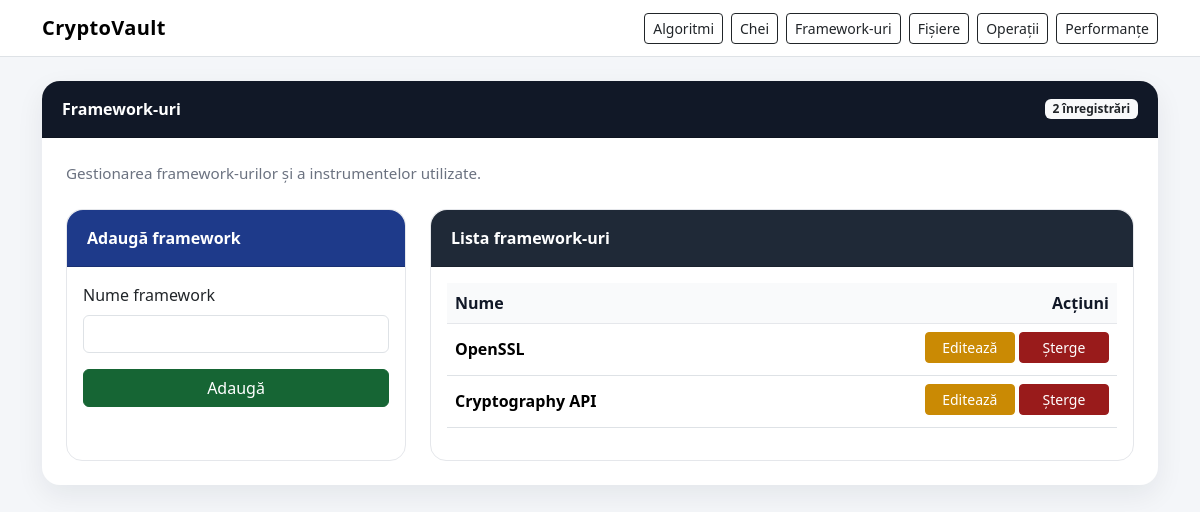
The page /frameworks on the database as committed earlier.
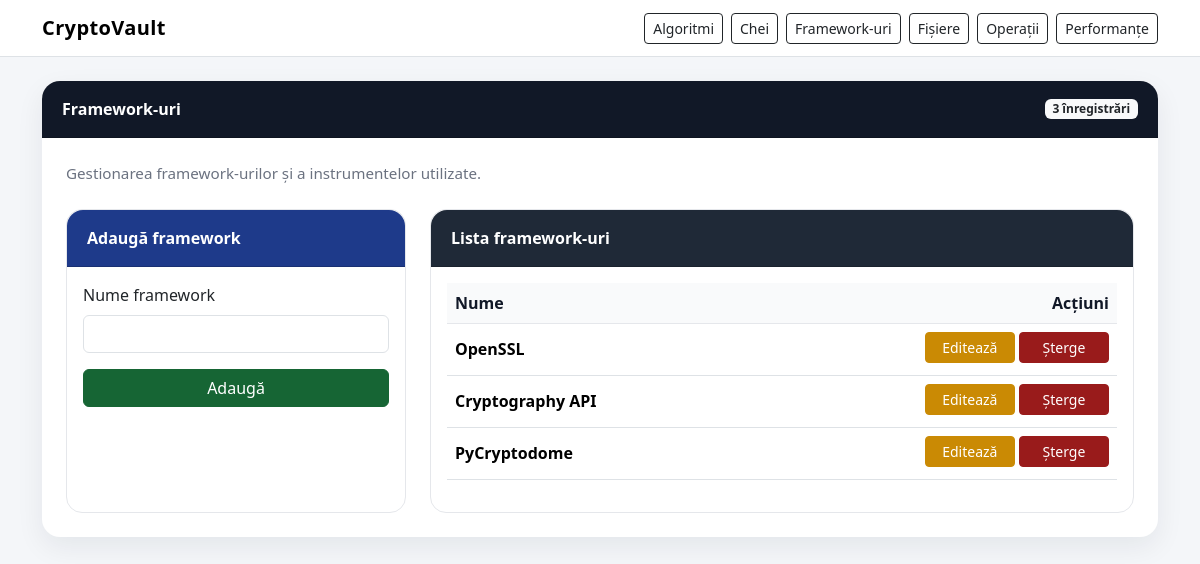
The same page on the database as committed later.
### models.py (models this page shows)
class Framework(Base):
    __tablename__ = "frameworks"
    id = Column(Integer, primary_key=True, index=True)
    name = Column(String(100), nullable=False, unique=True)
    performances = relationship("Performance", back_populates="framework", cascade="all, delete-orphan")

### app_web.py (the view)
@app.route("/frameworks")
def show_frameworks():
    db = database.get_session()
    try:
        edit_framework_id = request.args.get("edit_framework", type=int)
        pagination = crud.get_frameworks_paginated(db, get_page(), get_per_page())
        edit_framework = crud.get_framework_by_id(db, edit_framework_id) if edit_framework_id else None
        return render_template(
            "frameworks.html",
            frameworks=pagination["items"],
            pagination=pagination,
            edit_framework=edit_framework
        )
    finally:
        db.close()

### app_web.py (called while the page is built)
def get_page():
    return crud.normalize_page(request.args.get("page", 1))

def get_per_page():
    return crud.normalize_per_page(request.args.get("per_page"))

### crud.py (called while the page is built)
def normalize_page(value):
    try:
        value = int(value)
    except (TypeError, ValueError):
        value = DEFAULT_PAGE
    if value < 1:
        value = DEFAULT_PAGE
    return value

def normalize_per_page(value):
    try:
        value = int(value)
    except (TypeError, ValueError):
        value = DEFAULT_PER_PAGE
    if value < 1:
        value = DEFAULT_PER_PAGE
    if value > MAX_PER_PAGE:
        value = MAX_PER_PAGE
    return value

def paginate_query(query, page=1, per_page=5):
    page = normalize_page(page)
    per_page = normalize_per_page(per_page)
    total = query.count()
    pages = math.ceil(total / per_page) if total > 0 else 1
    if page > pages:
        page = pages
    items = query.offset((page - 1) * per_page).limit(per_page).all()
    return {
        "items": items,
        "page": page,
        "per_page": per_page,
        "total": total,
        "pages": pages,
        "has_prev": page > 1,
        "has_next": page < pages,
        "prev_page": page - 1 if page > 1 else 1,
        "next_page": page + 1 if page < pages else pages,
    }

def get_frameworks_paginated(db: Session, page=1, per_page=5):
    query = db.query(models.Framework).order_by(models.Framework.id)
    return paginate_query(query, page, per_page)

### database.py (called while the page is built)
@event.listens_for(engine, "connect")
def enable_sqlite_foreign_keys(dbapi_connection, connection_record):
    cursor = dbapi_connection.cursor()
    cursor.execute("PRAGMA foreign_keys=ON")
    cursor.close()

def get_session():
    return SessionLocal()

### templates/frameworks.html (shortened to what this page needs)
{% extends "base.html" %}
{% block content %}
<div class="card section-card">
    <div class="card-header">
        <div class="d-flex justify-content-between align-items-center flex-wrap gap-2">
            <span>Framework-uri</span>
            <span class="badge bg-light text-dark">{{ pagination.total }} înregistrări</span>
        </div>
    </div>
    <div class="card-body p-4">
        <p class="section-subtitle mb-4">
            Gestionarea framework-urilor și a instrumentelor utilizate.
        </p>
        <div class="row g-4">
            <div class="col-lg-4">
                <div class="card form-card h-100">
                    <div class="card-header">
                        {{ "Editează framework" if edit_framework else "Adaugă framework" }}
                    </div>
                    <div class="card-body">
                        <form action="{{ url_for('save_framework') }}" method="post">
                            <div class="mb-3">
                                <label class="form-label">Nume framework</label>
                                <input type="text" name="name" class="form-control"
                                       value="{{ edit_framework.name if edit_framework else '' }}" required>
                            </div>
                            <button type="submit" class="btn btn-success w-100">
                                {{ "Actualizează" if edit_framework else "Adaugă" }}
                            </button>
                        </form>
                    </div>
                </div>
            </div>
            <div class="col-lg-8">
                <div class="card table-card h-100">
                    <div class="card-header">Lista framework-uri</div>
                    <div class="card-body">
                        <div class="table-responsive">
                            <table class="table table-hover align-middle">
                                <thead>
                                    <tr>
                                        <th>Nume</th>
                                        <th class="text-end">Acțiuni</th>
                                    </tr>
                                </thead>
                                <tbody>
                                {% for framework in frameworks %}
                                    <tr>
                                        <td>
                                            <strong>{{ framework.name }}</strong>
                                        </td>
                                        <td class="text-end">
                                            <a href="{{ url_for('show_frameworks', edit_framework=framework.id) }}"
                                               class="btn btn-warning btn-sm btn-action">
                                                Editează
                                            </a>
                                            <a href="{{ url_for('delete_framework', framework_id=framework.id) }}"
                                               class="btn btn-danger btn-sm btn-action"
                                               onclick="return confirm('Sigur vrei să ștergi acest framework? Vor fi șterse și performanțele asociate.')">
                                                Șterge
                                            </a>
                                        </td>
                                    </tr>
                                {% else %}
                                    <tr>
                                        <td colspan="2" class="text-center text-muted py-4">
                                            Nu există framework-uri în baza de date.
                                        </td>
                                    </tr>
                                {% endfor %}
                                </tbody>
                            </table>
                        </div>
                    </div>
                </div>
            </div>
        </div>
    </div>
</div>
{% endblock %}

### templates/base.html (shortened to what this page needs)
<!DOCTYPE html>
<html lang="ro">
<head>
    <link href="https://cdn.jsdelivr.net/npm/bootstrap@5.3.3/dist/css/bootstrap.min.css" rel="stylesheet">
    <link rel="stylesheet" href="{{ url_for('static', filename='css/style.css') }}">
</head>
<body>
<nav class="navbar navbar-expand-lg bg-white border-bottom sticky-top">
    <div class="container">
        <a class="navbar-brand" href="{{ url_for('index') }}">CryptoVault</a>
        <div class="collapse navbar-collapse" id="navbarNav">
            <div class="ms-auto d-flex gap-2 flex-wrap mt-2 mt-lg-0">
                <a href="{{ url_for('show_algorithms') }}" class="btn btn-outline-dark btn-sm">Algoritmi</a>
                <a href="{{ url_for('show_keys') }}" class="btn btn-outline-dark btn-sm">Chei</a>
                <a href="{{ url_for('show_frameworks') }}" class="btn btn-outline-dark btn-sm">Framework-uri</a>
                <a href="{{ url_for('show_files') }}" class="btn btn-outline-dark btn-sm">Fișiere</a>
                <a href="{{ url_for('show_operations') }}" class="btn btn-outline-dark btn-sm">Operații</a>
                <a href="{{ url_for('show_performances') }}" class="btn btn-outline-dark btn-sm">Performanțe</a>
            </div>
        </div>
    </div>
</nav>
<div class="container py-4">
    {% block content %}
    {% endblock %}
</div>
</body>
</html>

### static/css/style.css (style rules this page uses)
body { background-color: #f4f6f9; color: #1f2937; }
.navbar-brand { font-weight: 700; letter-spacing: 0.4px; }
.section-card { border: none; border-radius: 18px; box-shadow: 0 10px 28px rgba(15, 23, 42, 0.07); margin-bottom: 2rem; }
.section-card .card-header { background-color: #111827; color: white; border-top-left-radius: 18px; border-top-right-radius: 18px; padding: 1rem 1.25rem; font-weight: 600; }
.form-card { border: 1px solid #e5e7eb; border-radius: 16px; }
.form-card .card-header { background-color: #1e3a8a; color: white; border-top-left-radius: 16px; border-top-right-radius: 16px; font-weight: 600; }
.table-card { border: 1px solid #e5e7eb; border-radius: 16px; }
.table-card .card-header { background-color: #1f2937; color: white; border-top-left-radius: 16px; border-top-right-radius: 16px; font-weight: 600; }
.table thead th { background-color: #f9fafb; color: #111827; font-weight: 600; border-bottom: 1px solid #e5e7eb; }
.table td, .table th { vertical-align: middle; }
.btn-action { min-width: 90px; margin-bottom: 0.25rem; }
.btn-success { background-color: #166534; border-color: #166534; }
.btn-warning { background-color: #ca8a04; border-color: #ca8a04; color: white; }
.btn-danger { background-color: #991b1b; border-color: #991b1b; }
.section-subtitle { color: #6b7280; font-size: 0.95rem; margin-bottom: 0; }

Rows that differ between the two databases and show on the page:
added Framework: name "PyCryptodome"
Other text that changed with them:
{{ pagination.total }}: "2" → "3"
